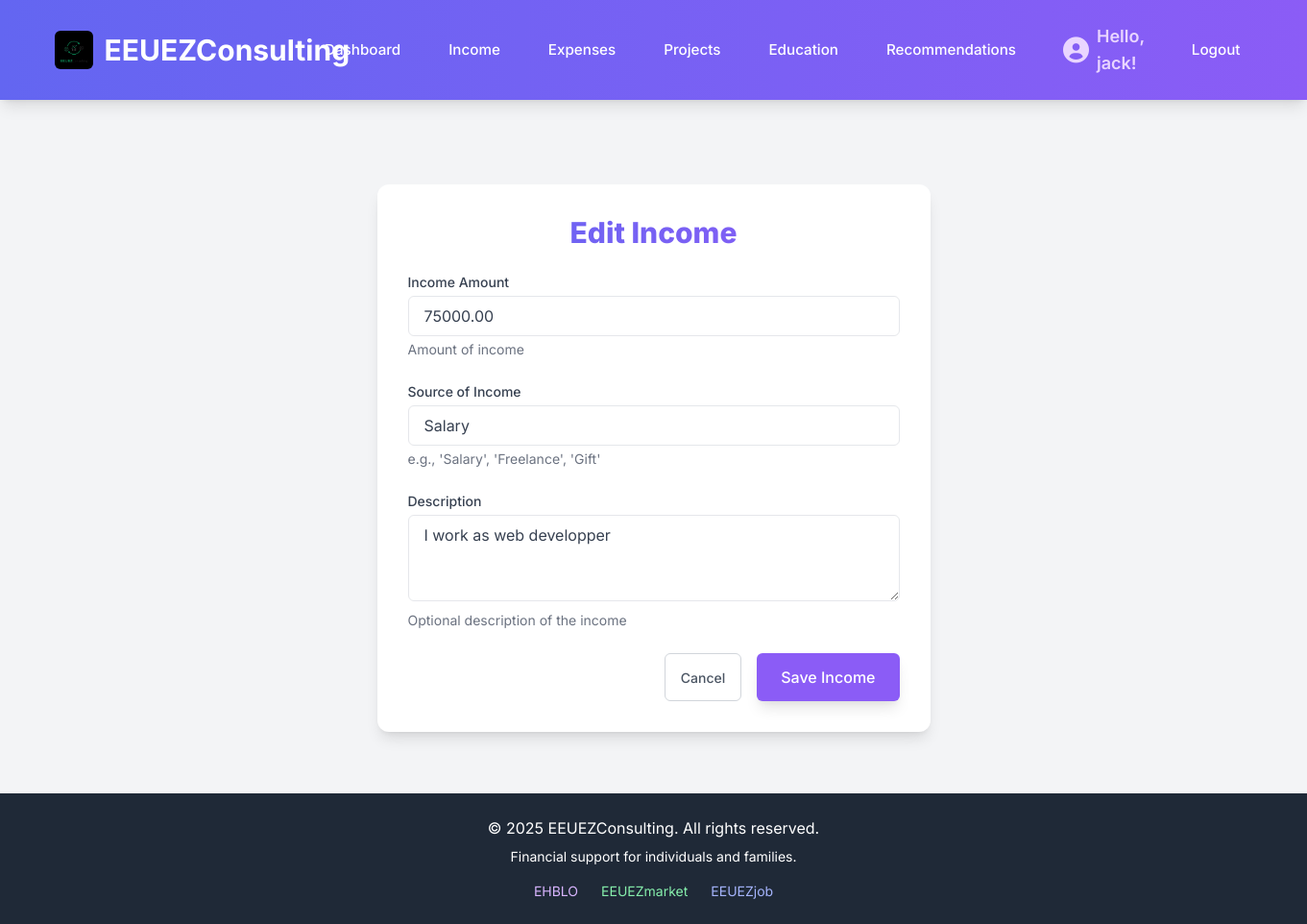
The app's page /incomes/edit/1/ (signed in) with its own data.
### financial_app/models.py (models this page shows, shortened)
class Income(models.Model):
    user = models.ForeignKey(User, on_delete=models.CASCADE, related_name='incomes')
    amount = models.DecimalField(max_digits=10, decimal_places=2, help_text="Amount of income")
    source = models.CharField(max_length=255, help_text="e.g., 'Salary', 'Freelance', 'Gift'")
    date = models.DateField(auto_now_add=True, help_text="Date when the income was recorded")
    description = models.TextField(blank=True, null=True, help_text="Optional description of the income")
    class Meta:
        ordering = ['-date'] # Order by most recent income first

### financial_app/views.py (the view)
# urls.py: path('incomes/edit/<int:pk>/', views.edit_income, name='edit_income'),
@login_required
def edit_income(request, pk):
    income = get_object_or_404(Income, pk=pk, user=request.user)
    if request.method == 'POST':
        form = IncomeForm(request.POST, instance=income)
        if form.is_valid():
            form.save()
            messages.success(request, 'Income updated successfully!')
            return redirect('income_list')
        else:
            messages.error(request, 'Error updating income. Please check your input.')
    else:
        form = IncomeForm(instance=income)
    return render(request, 'financial_app/income_form.html', {'form': form, 'title': 'Edit Income'})

### financial_app/forms.py
class IncomeForm(forms.ModelForm):
    class Meta:
        model = Income
        fields = ['amount', 'source', 'description']
        widgets = {
            'amount': forms.NumberInput(attrs={'class': 'w-full px-4 py-2 border rounded-md focus:outline-none focus:ring-2 focus:ring-purple-500', 'placeholder': 'Amount', 'min': '0.01', 'step': '0.01'}),
            'source': forms.TextInput(attrs={'class': 'w-full px-4 py-2 border rounded-md focus:outline-none focus:ring-2 focus:ring-purple-500', 'placeholder': 'e.g., Salary, Freelance'}),
            'description': forms.Textarea(attrs={'class': 'w-full px-4 py-2 border rounded-md focus:outline-none focus:ring-2 focus:ring-purple-500', 'rows': 3, 'placeholder': 'Optional description'}),
        }
        labels = {
            'amount': 'Income Amount',
            'source': 'Source of Income',
            'description': 'Description',
        }

### financial_app/templates/financial_app/income_form.html (shortened to what this page needs)
{% extends 'base.html' %}
{% block content %}
<div class="max-w-xl mx-auto bg-white p-8 rounded-xl shadow-lg mt-10">
    <h2 class="text-3xl font-extrabold text-gray-900 text-center mb-6 text-gradient">{{ title }}</h2>
    <form method="post" class="space-y-6">
        {% for field in form %}
            <div class="mb-4">
                <label for="{{ field.id_for_label }}" class="block text-sm font-medium text-gray-700 mb-1">{{ field.label }}</label>
                {{ field }}
                {% if field.help_text %}
                    <p class="mt-1 text-sm text-gray-500">{{ field.help_text }}</p>
                {% endif %}
            </div>
        {% endfor %}
        <div class="flex justify-end space-x-4">
            <a href="{% url 'income_list' %}" class="btn-secondary">Cancel</a>
            <button type="submit" class="btn-primary">Save Income</button>
        </div>
    </form>
</div>
{% endblock %}

### templates/base.html (shortened to what this page needs)
{% load static %}
<!DOCTYPE html>
<html lang="en">
<head>
    <script src="https://cdn.tailwindcss.com"></script>
    <link rel="stylesheet" href="https://cdnjs.cloudflare.com/ajax/libs/font-awesome/6.0.0-beta3/css/all.min.css" />
</head>
<body class="min-h-screen flex flex-col">
    <header class="header-bg text-white py-4 shadow-lg">
        <div class="container mx-auto px-4 flex flex-col md:flex-row justify-between items-center">
            <h1 class="text-3xl font-bold mb-3 md:mb-0 flex items-center space-x-3">
                <img src="{% static 'img/EEUEZ.jpeg' %}" alt="EEUEZConsulting Logo" class="h-10 w-auto rounded-md object-contain">
                <a href="{% url 'dashboard' %}" class="hover:text-gray-200">EEUEZConsulting</a>
            </h1>
            <nav class="w-full md:w-auto mt-4 md:mt-0">
                <ul class="flex flex-col md:flex-row justify-center md:justify-end items-center space-y-2 md:space-y-0 md:space-x-6">
                    {% if user.is_authenticated %}
                        <li><a href="{% url 'dashboard' %}" class="nav-link-btn">Dashboard</a></li>
                        <li><a href="{% url 'income_list' %}" class="nav-link-btn">Income</a></li>
                        <li><a href="{% url 'expense_list' %}" class="nav-link-btn">Expenses</a></li>
                        <li><a href="{% url 'project_list' %}" class="nav-link-btn">Projects</a></li>
                        <li><a href="{% url 'education_modules_list' %}" class="nav-link-btn">Education</a></li>
                        <li><a href="{% url 'recommendations_list' %}" class="nav-link-btn">Recommendations</a></li>
                        <li class="flex items-center space-x-2 font-semibold text-lg text-purple-200 user-greeting-item">
                            <i class="fa-solid fa-circle-user fa-xl"></i>
                            <span>Hello, {{ user.username }}!</span>
                        </li>
                        <li><a href="{% url 'logout' %}" class="nav-link-btn">Logout</a></li>
                    {% else %}
                        <li><a href="{% url 'login' %}" class="nav-link-btn">Login</a></li>
                        <li><a href="{% url 'register' %}" class="nav-link-btn">Register</a></li>
                    {% endif %}
                </ul>
            </nav>
        </div>
    </header>
    <main class="flex-grow container mx-auto px-4 py-8">
        {% block content %}
        {% endblock %}
    </main>
    <footer class="bg-gray-800 text-white py-6 mt-8">
        <div class="container mx-auto px-4 text-center">
            <p>&copy; 2025 EEUEZConsulting. All rights reserved.</p>
            <p class="text-sm mt-2">Financial support for individuals and families.</p>
            <div class="flex flex-col sm:flex-row justify-center space-y-2 sm:space-y-0 sm:space-x-6 mt-4">
                <a href="http://ehblo.com" target="_blank" class="text-purple-300 hover:text-purple-100 text-sm">EHBLO</a>
                <a href="http://eeuezmarket.com" target="_blank" class="text-green-300 hover:text-green-100 text-sm">EEUEZmarket</a>
                <a href="http://eeuezjob.com" target="_blank" class="text-indigo-300 hover:text-indigo-100 text-sm">EEUEZjob</a>
            </div>
        </div>
    </footer>
</body>
</html>

### templates/base.html (style rules this page uses)
body { font-family: 'Inter', sans-serif; background-color: #f3f4f6; color: #374151; }
.header-bg { background: linear-gradient(to right, #6366f1, #8b5cf6); }
.text-gradient { background: linear-gradient(to right, #6366f1, #8b5cf6); -webkit-background-clip: text; background-clip: text; -webkit-text-fill-color: transparent; }
.btn-primary { display: inline-flex; align-items: center; padding: 0.75rem 1.5rem; border: 1px solid transparent; font-size: 1rem; font-weight: 500; border-radius: 0.375rem; box-shadow: 0 10px 15px -3px rgba(0, 0, 0, 0.1), 0 4px 6px -2px rgba(0, 0, 0, 0.05); color: #ffffff; background-color: #8b5cf6; transition: background-color 0.2s ease-in-out, transform 0.2s ease-in-out, box-shadow 0.2s ease-in-out; }
.btn-secondary { display: inline-flex; align-items: center; padding: 0.5rem 1rem; border: 1px solid #d1d5db; font-size: 0.875rem; font-weight: 500; border-radius: 0.375rem; color: #4b5563; background-color: #ffffff; transition: background-color 0.2s ease-in-out, transform 0.2s ease-in-out, box-shadow 0.2s ease-in-out; }
.nav-link-btn { display: inline-flex; align-items: center; padding: 0.5rem 0.75rem; border: 1px solid transparent; font-size: 0.95rem; font-weight: 500; border-radius: 0.375rem; color: #ffffff; background-color: transparent; transition: background-color 0.2s ease-in-out, transform 0.2s ease-in-out, box-shadow 0.2s ease-in-out; }
.user-greeting-item { padding: 0.5rem 0.75rem; border-radius: 0.375rem; }

### records on screen
Income: form "75000.00" "Salary" "I work as web developper"

### other values on screen
{{ user.username }} "jack"
{{ title }} "Edit Income"
{{ field.label }} "Income Amount" "Source of Income" "Description"
{{ field.help_text }} "Amount of income" "e.g., 'Salary', 'Freelance', 'Gift'" "Optional description of the income"
